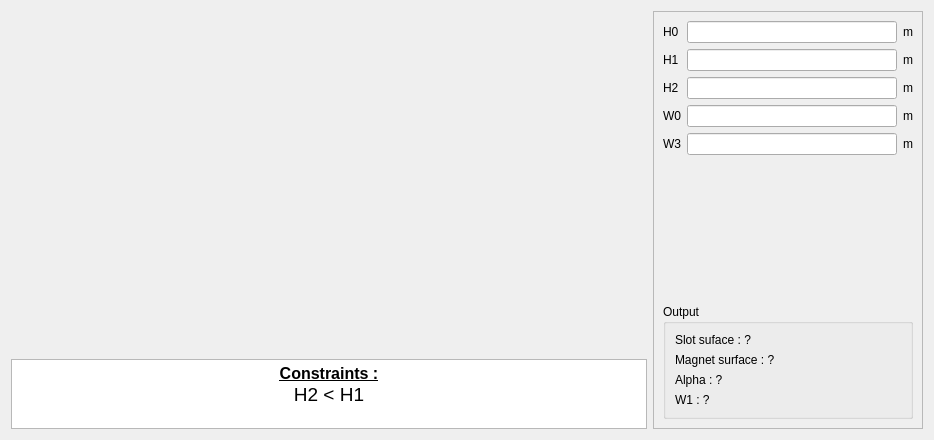
<?xml version="1.0" encoding="UTF-8"?>
<ui version="4.0">
 <class>PHoleM52</class>
 <widget class="QWidget" name="PHoleM52">
  <property name="geometry">
   <rect>
    <x>0</x>
    <y>0</y>
    <width>934</width>
    <height>440</height>
   </rect>
  </property>
  <property name="minimumSize">
   <size>
    <width>740</width>
    <height>440</height>
   </size>
  </property>
  <property name="maximumSize">
   <size>
    <width>16777215</width>
    <height>16777215</height>
   </size>
  </property>
  <property name="windowTitle">
   <string>Form</string>
  </property>
  <layout class="QHBoxLayout" name="horizontalLayout">
   <item>
    <layout class="QVBoxLayout" name="verticalLayout_3">
     <item>
      <widget class="QLabel" name="img_slot">
       <property name="sizePolicy">
        <sizepolicy hsizetype="Preferred" vsizetype="Preferred">
         <horstretch>0</horstretch>
         <verstretch>0</verstretch>
        </sizepolicy>
       </property>
       <property name="minimumSize">
        <size>
         <width>0</width>
         <height>0</height>
        </size>
       </property>
       <property name="maximumSize">
        <size>
         <width>16777215</width>
         <height>16777215</height>
        </size>
       </property>
       <property name="text">
        <string/>
       </property>
       <property name="pixmap">
        <pixmap resource="../../../../Resources/pyleecan.qrc">:/images/images/MachineSetup/SMHoleMag/HoleM52.png</pixmap>
       </property>
       <property name="scaledContents">
        <bool>false</bool>
       </property>
       <property name="alignment">
        <set>Qt::AlignCenter</set>
       </property>
      </widget>
     </item>
     <item>
      <widget class="QTextEdit" name="txt_constraint">
       <property name="sizePolicy">
        <sizepolicy hsizetype="Preferred" vsizetype="Fixed">
         <horstretch>0</horstretch>
         <verstretch>0</verstretch>
        </sizepolicy>
       </property>
       <property name="minimumSize">
        <size>
         <width>200</width>
         <height>0</height>
        </size>
       </property>
       <property name="maximumSize">
        <size>
         <width>16777215</width>
         <height>70</height>
        </size>
       </property>
       <property name="verticalScrollBarPolicy">
        <enum>Qt::ScrollBarAlwaysOff</enum>
       </property>
       <property name="html">
        <string>&lt;!DOCTYPE HTML PUBLIC &quot;-//W3C//DTD HTML 4.0//EN&quot; &quot;http://www.w3.org/TR/REC-html40/strict.dtd&quot;&gt;
&lt;html&gt;&lt;head&gt;&lt;meta name=&quot;qrichtext&quot; content=&quot;1&quot; /&gt;&lt;style type=&quot;text/css&quot;&gt;
p, li { white-space: pre-wrap; }
&lt;/style&gt;&lt;/head&gt;&lt;body style=&quot; font-family:'MS Shell Dlg 2'; font-size:7.8pt; font-weight:400; font-style:normal;&quot;&gt;
&lt;p align=&quot;center&quot; style=&quot; margin-top:0px; margin-bottom:0px; margin-left:0px; margin-right:0px; -qt-block-indent:0; text-indent:0px;&quot;&gt;&lt;span style=&quot; font-size:12pt; font-weight:600; text-decoration: underline;&quot;&gt;Constraints :&lt;/span&gt;&lt;/p&gt;
&lt;p align=&quot;center&quot; style=&quot; margin-top:0px; margin-bottom:0px; margin-left:0px; margin-right:0px; -qt-block-indent:0; text-indent:0px;&quot;&gt;&lt;span style=&quot; font-size:14pt;&quot;&gt;H2 &amp;lt; H1&lt;/span&gt;&lt;/p&gt;
&lt;p align=&quot;center&quot; style=&quot;-qt-paragraph-type:empty; margin-top:0px; margin-bottom:0px; margin-left:0px; margin-right:0px; -qt-block-indent:0; text-indent:0px; font-size:8pt;&quot;&gt;&lt;br /&gt;&lt;/p&gt;&lt;/body&gt;&lt;/html&gt;</string>
       </property>
       <property name="textInteractionFlags">
        <set>Qt::TextSelectableByKeyboard|Qt::TextSelectableByMouse</set>
       </property>
      </widget>
     </item>
    </layout>
   </item>
   <item>
    <widget class="QScrollArea" name="scrollArea">
     <property name="minimumSize">
      <size>
       <width>270</width>
       <height>0</height>
      </size>
     </property>
     <property name="maximumSize">
      <size>
       <width>270</width>
       <height>16777215</height>
      </size>
     </property>
     <property name="widgetResizable">
      <bool>true</bool>
     </property>
     <widget class="QWidget" name="scrollAreaWidgetContents">
      <property name="geometry">
       <rect>
        <x>0</x>
        <y>0</y>
        <width>268</width>
        <height>416</height>
       </rect>
      </property>
      <layout class="QVBoxLayout" name="verticalLayout_4">
       <item>
        <layout class="QGridLayout" name="gridLayout">
         <item row="4" column="0">
          <widget class="QLabel" name="in_W3">
           <property name="text">
            <string>W3</string>
           </property>
          </widget>
         </item>
         <item row="4" column="1">
          <widget class="FloatEdit" name="lf_W3"/>
         </item>
         <item row="4" column="2">
          <widget class="QLabel" name="unit_W3">
           <property name="text">
            <string>m</string>
           </property>
          </widget>
         </item>
         <item row="0" column="1">
          <widget class="FloatEdit" name="lf_H0"/>
         </item>
         <item row="0" column="0">
          <widget class="QLabel" name="in_H0">
           <property name="text">
            <string>H0</string>
           </property>
          </widget>
         </item>
         <item row="1" column="2">
          <widget class="QLabel" name="unit_H1">
           <property name="text">
            <string>m</string>
           </property>
          </widget>
         </item>
         <item row="1" column="1">
          <widget class="FloatEdit" name="lf_H1"/>
         </item>
         <item row="1" column="0">
          <widget class="QLabel" name="in_H1">
           <property name="text">
            <string>H1</string>
           </property>
          </widget>
         </item>
         <item row="0" column="2">
          <widget class="QLabel" name="unit_H0">
           <property name="text">
            <string>m</string>
           </property>
          </widget>
         </item>
         <item row="2" column="0">
          <widget class="QLabel" name="in_H2">
           <property name="text">
            <string>H2</string>
           </property>
          </widget>
         </item>
         <item row="2" column="1">
          <widget class="FloatEdit" name="lf_H2"/>
         </item>
         <item row="2" column="2">
          <widget class="QLabel" name="unit_H2">
           <property name="text">
            <string>m</string>
           </property>
          </widget>
         </item>
         <item row="3" column="0">
          <widget class="QLabel" name="in_W0">
           <property name="text">
            <string>W0</string>
           </property>
          </widget>
         </item>
         <item row="3" column="1">
          <widget class="FloatEdit" name="lf_W0"/>
         </item>
         <item row="3" column="2">
          <widget class="QLabel" name="unit_W0">
           <property name="text">
            <string>m</string>
           </property>
          </widget>
         </item>
        </layout>
       </item>
       <item>
        <widget class="WMatSelect" name="w_mat_0" native="true">
         <property name="minimumSize">
          <size>
           <width>100</width>
           <height>0</height>
          </size>
         </property>
        </widget>
       </item>
       <item>
        <widget class="WMatSelect" name="w_mat_1" native="true">
         <property name="minimumSize">
          <size>
           <width>100</width>
           <height>0</height>
          </size>
         </property>
        </widget>
       </item>
       <item>
        <spacer name="verticalSpacer">
         <property name="orientation">
          <enum>Qt::Vertical</enum>
         </property>
         <property name="sizeHint" stdset="0">
          <size>
           <width>20</width>
           <height>40</height>
          </size>
         </property>
        </spacer>
       </item>
       <item>
        <widget class="QGroupBox" name="g_output">
         <property name="minimumSize">
          <size>
           <width>200</width>
           <height>0</height>
          </size>
         </property>
         <property name="title">
          <string>Output</string>
         </property>
         <layout class="QVBoxLayout" name="verticalLayout">
          <item>
           <widget class="QLabel" name="out_slot_surface">
            <property name="text">
             <string>Slot suface : ?</string>
            </property>
           </widget>
          </item>
          <item>
           <widget class="QLabel" name="out_magnet_surface">
            <property name="text">
             <string>Magnet surface : ?</string>
            </property>
           </widget>
          </item>
          <item>
           <widget class="QLabel" name="out_alpha">
            <property name="text">
             <string>Alpha : ?</string>
            </property>
           </widget>
          </item>
          <item>
           <widget class="QLabel" name="out_W1">
            <property name="text">
             <string>W1 : ?</string>
            </property>
           </widget>
          </item>
         </layout>
        </widget>
       </item>
      </layout>
     </widget>
    </widget>
   </item>
  </layout>
 </widget>
 <customwidgets>
  <customwidget>
   <class>FloatEdit</class>
   <extends>QLineEdit</extends>
   <header>......GUI/Tools/FloatEdit.h</header>
  </customwidget>
  <customwidget>
   <class>WMatSelect</class>
   <extends>QWidget</extends>
   <header>......GUI.Dialog.DMatLib.WMatSelect.WMatSelect.h</header>
   <container>1</container>
  </customwidget>
 </customwidgets>
 <tabstops>
  <tabstop>lf_H0</tabstop>
  <tabstop>lf_H1</tabstop>
  <tabstop>lf_H2</tabstop>
  <tabstop>lf_W0</tabstop>
  <tabstop>lf_W3</tabstop>
  <tabstop>txt_constraint</tabstop>
 </tabstops>
 <resources>
  <include location="../../../../Resources/pyleecan.qrc"/>
  <include location="../../../../Resources/pyleecan.qrc"/>
  <include location="../../../../Resources/pyleecan.qrc"/>
 </resources>
 <connections/>
</ui>
